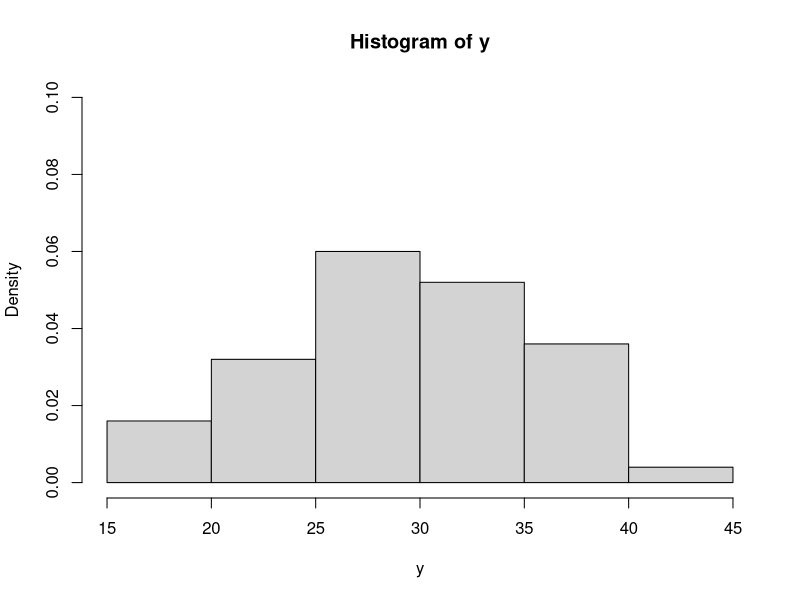
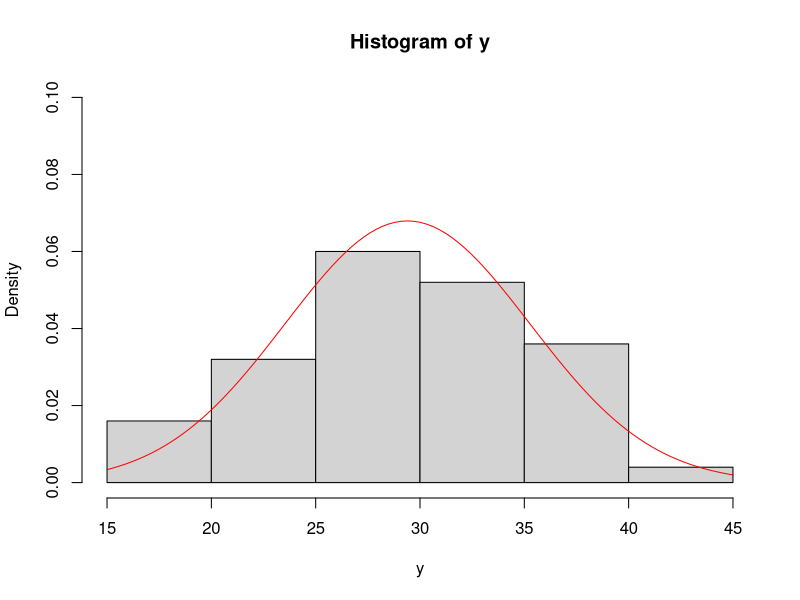
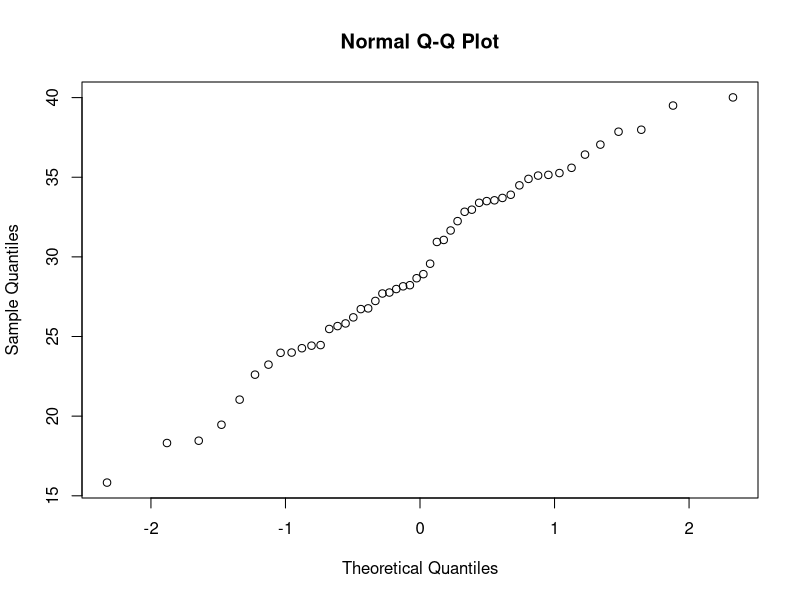
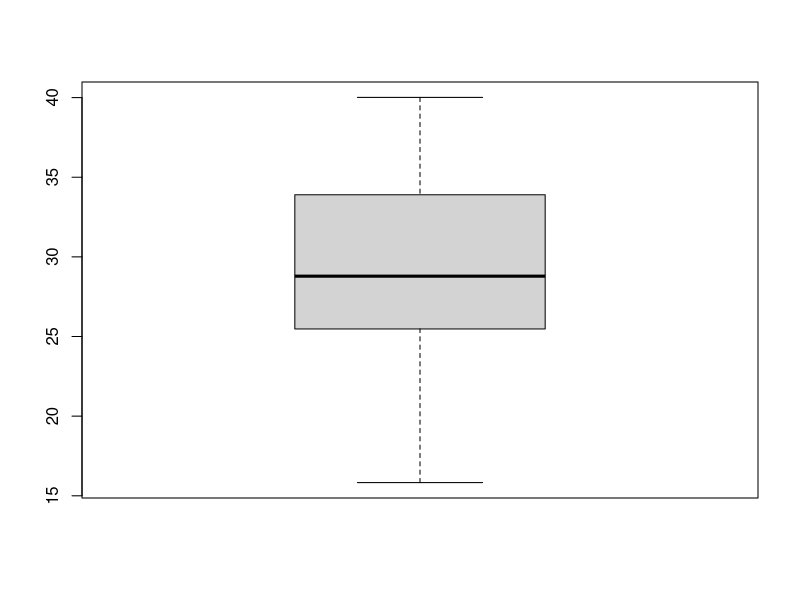
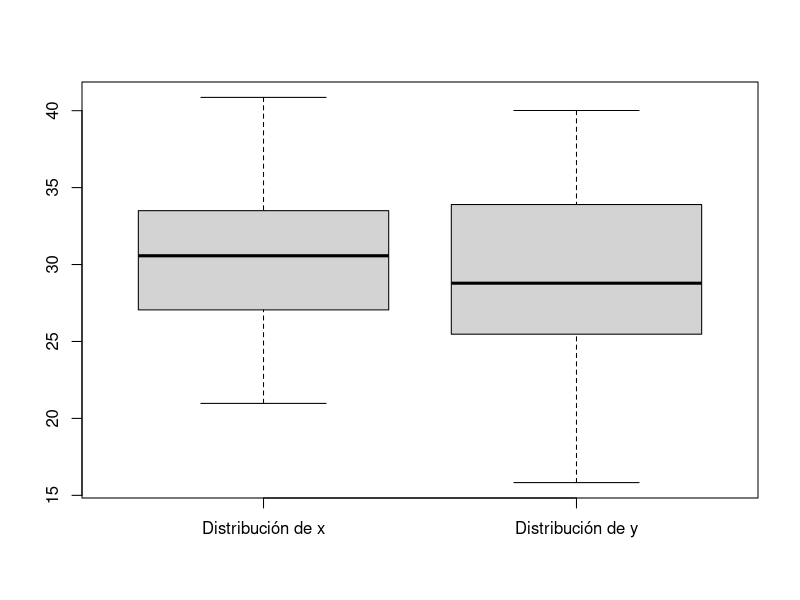
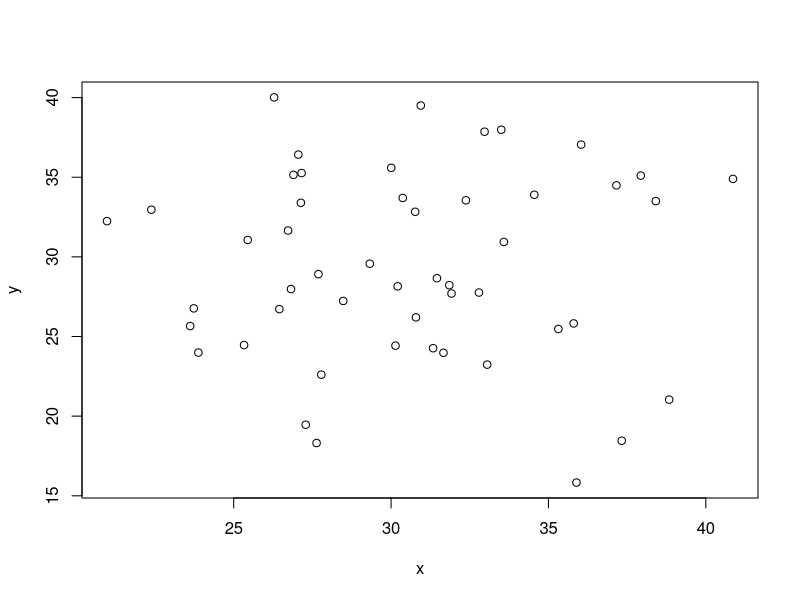
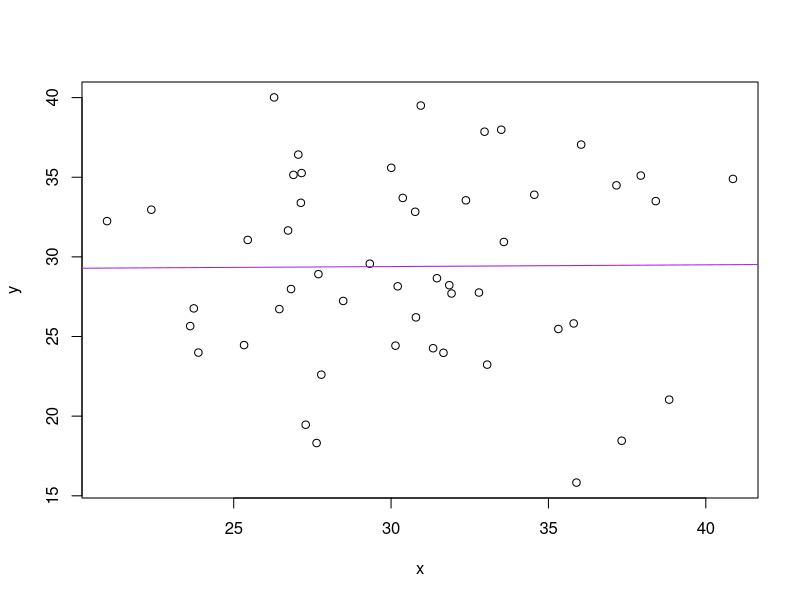

Write the R code that produced these figures, in order.
## ---- chunk 1
set.seed(1)
n<-50
nchi<-30
y<-rchisq(n,nchi)
x<-rnorm(n,mean=30,sd=5)

mean(y)
sd(y)
quantile(x,c(0.25,0.5,0.75))
## ---- chunk 2
 hist(y,probability=TRUE,ylim=c(0,0.1))
## ---- chunk 3
 hist(y,probability=TRUE,ylim=c(0,0.1))
 curve(dnorm(x,mean(y),sd(y)),col='red',add=TRUE)
## ---- chunk 4
qqnorm(y)
## ---- chunk 5
boxplot(y)

## ---- chunk 6
boxplot(x,y,names=c('Distribución de x','Distribución de y'))
## ---- chunk 7
plot(x,y)
## ---- chunk 8
r<-lm(y~x)
plot(x,y)
abline(r,col='purple')
## ---- chunk 9
n<-4
lanzamiento<-function(n){
  x<-sample(1:6,n,replace=TRUE,prob=rep(1/6,6))
  return(6 %in% x)

}
lanzamiento(4)


## ---- chunk 10
 set.seed(1) 
 nsim<-10000
 x<-sample(1:6,nsim,replace=TRUE,prob=rep(1/6,6))
 c<-0
 for( i in 1:nsim){
   if(lanzamiento()==TRUE) c=c+1
 }
 c
 prob<-c/nsim
 prob
 1-(5/6)^4


